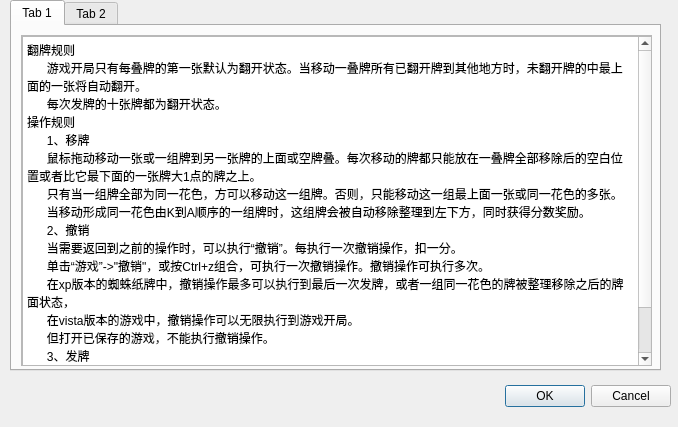
<?xml version="1.0" encoding="UTF-8"?>
<ui version="4.0">
 <class>help</class>
 <widget class="QDialog" name="help">
  <property name="geometry">
   <rect>
    <x>0</x>
    <y>0</y>
    <width>678</width>
    <height>427</height>
   </rect>
  </property>
  <property name="windowTitle">
   <string>Dialog</string>
  </property>
  <widget class="QDialogButtonBox" name="buttonBox">
   <property name="geometry">
    <rect>
     <x>330</x>
     <y>380</y>
     <width>341</width>
     <height>32</height>
    </rect>
   </property>
   <property name="orientation">
    <enum>Qt::Horizontal</enum>
   </property>
   <property name="standardButtons">
    <set>QDialogButtonBox::Cancel|QDialogButtonBox::Ok</set>
   </property>
  </widget>
  <widget class="QTabWidget" name="tabWidget">
   <property name="geometry">
    <rect>
     <x>10</x>
     <y>0</y>
     <width>651</width>
     <height>371</height>
    </rect>
   </property>
   <property name="currentIndex">
    <number>0</number>
   </property>
   <widget class="QWidget" name="tab">
    <attribute name="title">
     <string>Tab 1</string>
    </attribute>
    <widget class="QScrollArea" name="scrollArea">
     <property name="geometry">
      <rect>
       <x>9</x>
       <y>9</y>
       <width>631</width>
       <height>331</height>
      </rect>
     </property>
     <property name="widgetResizable">
      <bool>true</bool>
     </property>
     <widget class="QWidget" name="scrollAreaWidgetContents">
      <property name="geometry">
       <rect>
        <x>0</x>
        <y>0</y>
        <width>629</width>
        <height>329</height>
       </rect>
      </property>
      <widget class="QTextBrowser" name="textBrowser">
       <property name="geometry">
        <rect>
         <x>0</x>
         <y>0</y>
         <width>631</width>
         <height>331</height>
        </rect>
       </property>
       <property name="html">
        <string>&lt;!DOCTYPE HTML PUBLIC &quot;-//W3C//DTD HTML 4.0//EN&quot; &quot;http://www.w3.org/TR/REC-html40/strict.dtd&quot;&gt;
&lt;html&gt;&lt;head&gt;&lt;meta name=&quot;qrichtext&quot; content=&quot;1&quot; /&gt;&lt;meta charset=&quot;utf-8&quot; /&gt;&lt;style type=&quot;text/css&quot;&gt;
p, li { white-space: pre-wrap; }
&lt;/style&gt;&lt;/head&gt;&lt;body style=&quot; font-family:'Microsoft YaHei UI'; font-size:9pt; font-weight:400; font-style:normal;&quot;&gt;
&lt;p style=&quot; margin-top:0px; margin-bottom:0px; margin-left:0px; margin-right:0px; -qt-block-indent:0; text-indent:0px;&quot;&gt;翻牌规则&lt;/p&gt;
&lt;p style=&quot; margin-top:0px; margin-bottom:0px; margin-left:0px; margin-right:0px; -qt-block-indent:0; text-indent:0px;&quot;&gt;      游戏开局只有每叠牌的第一张默认为翻开状态。当移动一叠牌所有已翻开牌到其他地方时，未翻开牌的中最上面的一张将自动翻开。&lt;/p&gt;
&lt;p style=&quot; margin-top:0px; margin-bottom:0px; margin-left:0px; margin-right:0px; -qt-block-indent:0; text-indent:0px;&quot;&gt;      每次发牌的十张牌都为翻开状态。&lt;/p&gt;
&lt;p style=&quot; margin-top:0px; margin-bottom:0px; margin-left:0px; margin-right:0px; -qt-block-indent:0; text-indent:0px;&quot;&gt;操作规则&lt;/p&gt;
&lt;p style=&quot; margin-top:0px; margin-bottom:0px; margin-left:0px; margin-right:0px; -qt-block-indent:0; text-indent:0px;&quot;&gt;      1、移牌&lt;/p&gt;
&lt;p style=&quot; margin-top:0px; margin-bottom:0px; margin-left:0px; margin-right:0px; -qt-block-indent:0; text-indent:0px;&quot;&gt;      鼠标拖动移动一张或一组牌到另一张牌的上面或空牌叠。每次移动的牌都只能放在一叠牌全部移除后的空白位置或者比它最下面的一张牌大1点的牌之上。&lt;/p&gt;
&lt;p style=&quot; margin-top:0px; margin-bottom:0px; margin-left:0px; margin-right:0px; -qt-block-indent:0; text-indent:0px;&quot;&gt;      只有当一组牌全部为同一花色，方可以移动这一组牌。否则，只能移动这一组最上面一张或同一花色的多张。&lt;/p&gt;
&lt;p style=&quot; margin-top:0px; margin-bottom:0px; margin-left:0px; margin-right:0px; -qt-block-indent:0; text-indent:0px;&quot;&gt;      当移动形成同一花色由K到A顺序的一组牌时，这组牌会被自动移除整理到左下方，同时获得分数奖励。&lt;/p&gt;
&lt;p style=&quot; margin-top:0px; margin-bottom:0px; margin-left:0px; margin-right:0px; -qt-block-indent:0; text-indent:0px;&quot;&gt;      2、撤销&lt;/p&gt;
&lt;p style=&quot; margin-top:0px; margin-bottom:0px; margin-left:0px; margin-right:0px; -qt-block-indent:0; text-indent:0px;&quot;&gt;      当需要返回到之前的操作时，可以执行“撤销”。每执行一次撤销操作，扣一分。&lt;/p&gt;
&lt;p style=&quot; margin-top:0px; margin-bottom:0px; margin-left:0px; margin-right:0px; -qt-block-indent:0; text-indent:0px;&quot;&gt;      单击“游戏”-&amp;gt;&amp;quot;撤销&amp;quot;，或按Ctrl+z组合，可执行一次撤销操作。撤销操作可执行多次。&lt;/p&gt;
&lt;p style=&quot; margin-top:0px; margin-bottom:0px; margin-left:0px; margin-right:0px; -qt-block-indent:0; text-indent:0px;&quot;&gt;      在xp版本的蜘蛛纸牌中，撤销操作最多可以执行到最后一次发牌，或者一组同一花色的牌被整理移除之后的牌面状态，&lt;/p&gt;
&lt;p style=&quot; margin-top:0px; margin-bottom:0px; margin-left:0px; margin-right:0px; -qt-block-indent:0; text-indent:0px;&quot;&gt;      在vista版本的游戏中，撤销操作可以无限执行到游戏开局。&lt;/p&gt;
&lt;p style=&quot; margin-top:0px; margin-bottom:0px; margin-left:0px; margin-right:0px; -qt-block-indent:0; text-indent:0px;&quot;&gt;      但打开已保存的游戏，不能执行撤销操作。&lt;/p&gt;
&lt;p style=&quot; margin-top:0px; margin-bottom:0px; margin-left:0px; margin-right:0px; -qt-block-indent:0; text-indent:0px;&quot;&gt;      3、发牌&lt;/p&gt;
&lt;p style=&quot; margin-top:0px; margin-bottom:0px; margin-left:0px; margin-right:0px; -qt-block-indent:0; text-indent:0px;&quot;&gt;      当需要发牌时，单击界面右下的未发牌叠，或按快捷键D，可执行发牌操作。该操作不扣分。&lt;/p&gt;
&lt;p style=&quot; margin-top:0px; margin-bottom:0px; margin-left:0px; margin-right:0px; -qt-block-indent:0; text-indent:0px;&quot;&gt;      执行发牌操作时，界面上方的牌叠位必须都有牌，否则不能执行发牌操作。&lt;/p&gt;
&lt;p style=&quot; margin-top:0px; margin-bottom:0px; margin-left:0px; margin-right:0px; -qt-block-indent:0; text-indent:0px;&quot;&gt;      发牌时，将自动再每叠牌最上面发一张翻看状态的牌。&lt;/p&gt;&lt;/body&gt;&lt;/html&gt;</string>
       </property>
      </widget>
     </widget>
    </widget>
   </widget>
   <widget class="QWidget" name="tab_2">
    <attribute name="title">
     <string>Tab 2</string>
    </attribute>
   </widget>
  </widget>
 </widget>
 <resources/>
 <connections>
  <connection>
   <sender>buttonBox</sender>
   <signal>accepted()</signal>
   <receiver>help</receiver>
   <slot>accept()</slot>
   <hints>
    <hint type="sourcelabel">
     <x>248</x>
     <y>254</y>
    </hint>
    <hint type="destinationlabel">
     <x>157</x>
     <y>274</y>
    </hint>
   </hints>
  </connection>
  <connection>
   <sender>buttonBox</sender>
   <signal>rejected()</signal>
   <receiver>help</receiver>
   <slot>reject()</slot>
   <hints>
    <hint type="sourcelabel">
     <x>316</x>
     <y>260</y>
    </hint>
    <hint type="destinationlabel">
     <x>286</x>
     <y>274</y>
    </hint>
   </hints>
  </connection>
 </connections>
</ui>
